Frame 1 (no input): blank canvas, image omitted
Frame 60 (no input): blank canvas, image omitted
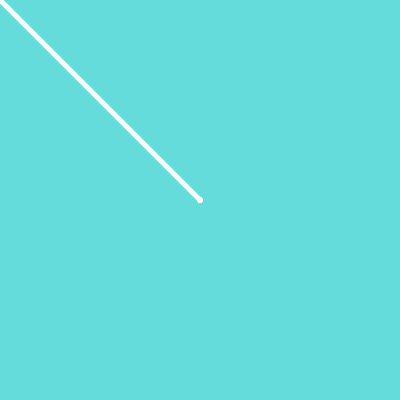
Frame 120 (the mouse pressed at the canvas centre since frame 60)

The p5.js sketch whose frames 1 and 60 were blank and that drew this single picture after the mouse press (run headless with seeded random() and noise() and a simulated clock; from frame 60 on, the mouse is pressed at the canvas centre):

// p5.js sketch
// ── sketch.js
function setup() {
  createCanvas(400, 400);
  background(100, 220, 220);
}

function draw() {
  // background(100, 220, 220);

  stroke(255);
  strokeWeight(5);
  if (mouseIsPressed) {
    line(pmouseX, pmouseY, mouseX, mouseY);
  }
}
